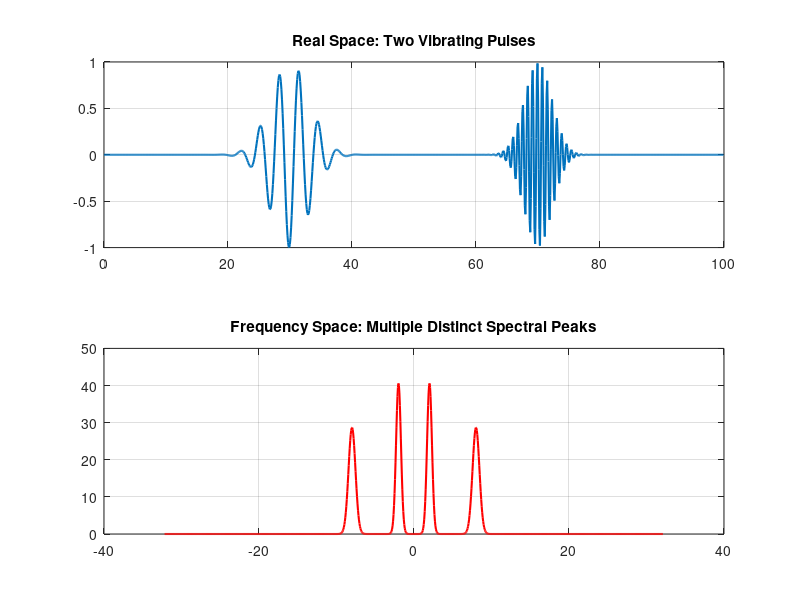

This figure's MATLAB source:
L = 100;                 % Domain length
N = 1024;                % Number of points
dx = L/N;                % Grid spacing
x = (0:N-1)*dx;          % Space vector

% Creating functions- Tweak with them to see how things change 
% Pulse A: Centered at 30, vibrating at k=2
pulseA = exp(-(x-30).^2/20) .* cos(2 * x); 

% Pulse B: Centered at 70, vibrating at k=8
pulseB = exp(-(x-70).^2/10) .* cos(8 * x);

%Combined Pulse
psi = pulseA + pulseB;

% Define the Wavenumbers (k)
% Recall: k = 2*pi/L * [0:N/2-1, -N/2:-1] 
dk = 2*pi/L;
k = dk * [0:N/2-1, -N/2:-1];


%Performing FFTs
psi_hat = fft(psi);
k_plot = fftshift(k);
mag_plot = fftshift(abs(psi_hat));

%PLOTTING
figure;
subplot(2,1,1); plot(x, psi, 'LineWidth', 1.5); 
title('Real Space: Two Vibrating Pulses'); grid on;

subplot(2,1,2); plot(k_plot, mag_plot, 'r', 'LineWidth', 1.5); 
title('Frequency Space: Multiple Distinct Spectral Peaks'); grid on;
